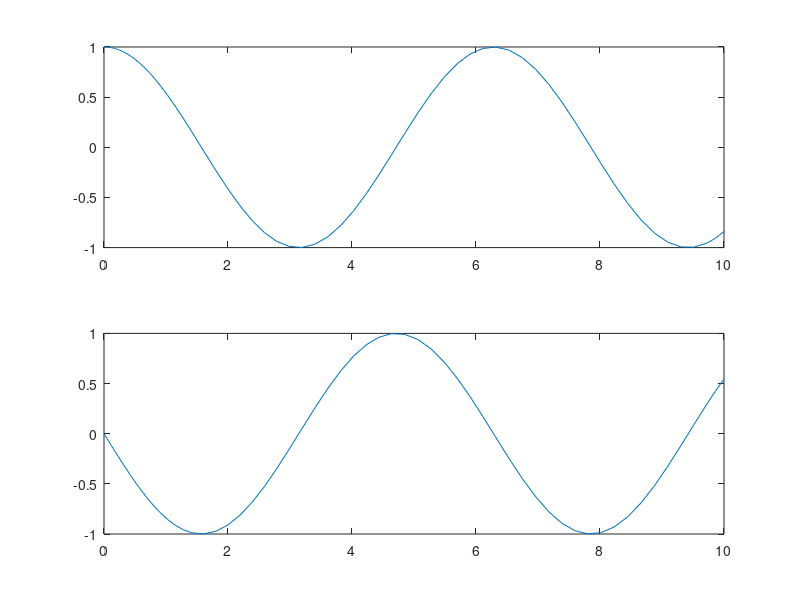
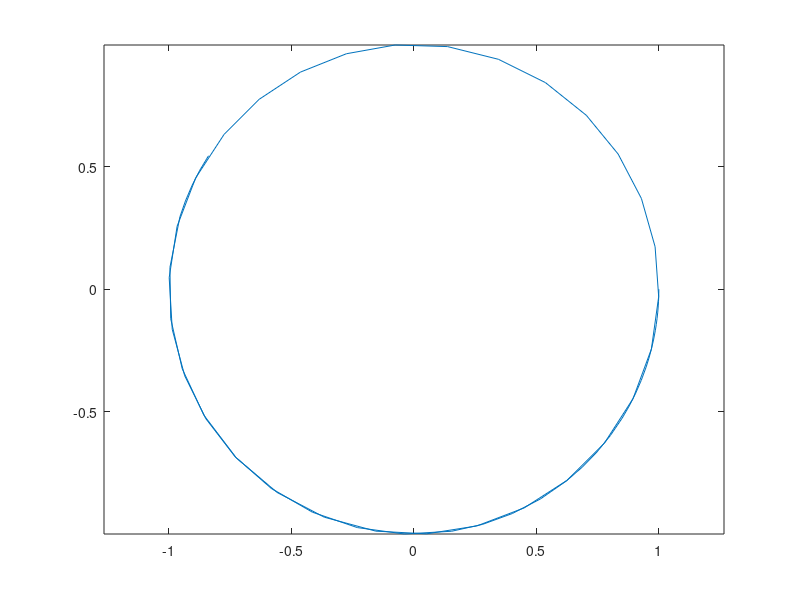

Source code (MATLAB) for these figures, in order:
% PRÁCTICA 2
% DAVID SEIJAS

% -------------------------------------------------------------------------
% Ejercicio 1
% -------------------------------------------------------------------------

f=@(t,x) [x(2);-9*x(1)+8*sin(t)]
% Para resolver el PVI de x(t) = f(t, x(t)) en t in [0, 2pi] y 
% x1(0)=0 x2(0)=4
[t,x]=ode45(f,[0,2*pi],[0,4])
% t = partición no equispaciada desde 0 a 6.28
% x = aprox. de la i componente de la sol de los nodos de t
[t,x]=ode45(f,[0:0.01:2*pi],[0,4])
% t = partición equispaciada con paso 0.01 desde 0 a 6.28
% el metodo se calcula con las ts de él (no equispaciadas)y luego te saca
% la solucion evaluada en las ts equispaciadas (la que nos interesan)
figure(1)
subplot(2,1,1)
% la ventana de la figura la divide en una matriz (de figuras) con 2 filas
% y 1 columna. La 3ª componente indica si estamos en la figura 1 o en la 2
% (en la fila 1 o en la 2)
plot(t,x(:,1))
subplot(2,1,2)
plot(t,x(:,2))
figure(2)
plot(x(:,1),x(:,2));

% Apartado c
% OSCILADOR ARMÓNICO
k = 1
m = 1
T = 10
intervalo = [0,T]
x0 = [1, 0]
f=@(t,x) [x(2);-(k/m)*x(1)]

[t,x]=ode45(f,intervalo,x0)

figure(1)
subplot(2,1,1)
plot(t,x(:,1))
subplot(2,1,2)
plot(t,x(:,2))
figure(2)
plot(x(:,1),x(:,2));
axis equal
% sale un circulo achatado y puede ser por tener escala distinta en x e y. 
% Para ponerlo en igual escala poner axisequal

% VAN DER POL
a = 1
b = 1
T = 10
intervalo = [0,T]
x0 = [0.1, 0.2]
f=@(t,x) [x(2);-x(1)-a*(x(1)^2-b)*x(2)]

[t,x]=ode45(f,intervalo,x0)

%Luego sacaremos los datos del fichero datos.m y los dibujos con graficas.m